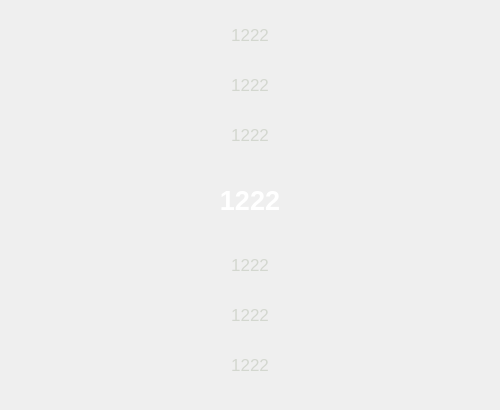
<?xml version="1.0" encoding="UTF-8"?>
<ui version="4.0">
 <class>LyricWidget</class>
 <widget class="QWidget" name="LyricWidget">
  <property name="geometry">
   <rect>
    <x>0</x>
    <y>0</y>
    <width>500</width>
    <height>410</height>
   </rect>
  </property>
  <property name="windowTitle">
   <string>Form</string>
  </property>
  <widget class="QLabel" name="label_3i">
   <property name="geometry">
    <rect>
     <x>0</x>
     <y>20</y>
     <width>500</width>
     <height>30</height>
    </rect>
   </property>
   <property name="font">
    <font>
     <pointsize>13</pointsize>
    </font>
   </property>
   <property name="styleSheet">
    <string notr="true">color:rgb(211, 215, 207)</string>
   </property>
   <property name="text">
    <string>1222</string>
   </property>
   <property name="alignment">
    <set>Qt::AlignCenter</set>
   </property>
  </widget>
  <widget class="QLabel" name="label_2i">
   <property name="geometry">
    <rect>
     <x>0</x>
     <y>70</y>
     <width>500</width>
     <height>30</height>
    </rect>
   </property>
   <property name="font">
    <font>
     <pointsize>13</pointsize>
    </font>
   </property>
   <property name="styleSheet">
    <string notr="true">color:rgb(211, 215, 207)</string>
   </property>
   <property name="text">
    <string>1222</string>
   </property>
   <property name="alignment">
    <set>Qt::AlignCenter</set>
   </property>
  </widget>
  <widget class="QLabel" name="label_i">
   <property name="geometry">
    <rect>
     <x>0</x>
     <y>180</y>
     <width>500</width>
     <height>40</height>
    </rect>
   </property>
   <property name="font">
    <font>
     <pointsize>20</pointsize>
     <weight>75</weight>
     <bold>true</bold>
    </font>
   </property>
   <property name="styleSheet">
    <string notr="true">color: rgb(255, 255, 255);</string>
   </property>
   <property name="text">
    <string>1222</string>
   </property>
   <property name="alignment">
    <set>Qt::AlignCenter</set>
   </property>
  </widget>
  <widget class="QLabel" name="label_i3">
   <property name="geometry">
    <rect>
     <x>0</x>
     <y>350</y>
     <width>500</width>
     <height>30</height>
    </rect>
   </property>
   <property name="font">
    <font>
     <pointsize>13</pointsize>
    </font>
   </property>
   <property name="styleSheet">
    <string notr="true">color:rgb(211, 215, 207)</string>
   </property>
   <property name="text">
    <string>1222</string>
   </property>
   <property name="alignment">
    <set>Qt::AlignCenter</set>
   </property>
  </widget>
  <widget class="QLabel" name="label_i2">
   <property name="geometry">
    <rect>
     <x>0</x>
     <y>300</y>
     <width>500</width>
     <height>30</height>
    </rect>
   </property>
   <property name="font">
    <font>
     <pointsize>13</pointsize>
    </font>
   </property>
   <property name="styleSheet">
    <string notr="true">color:rgb(211, 215, 207)</string>
   </property>
   <property name="text">
    <string>1222</string>
   </property>
   <property name="alignment">
    <set>Qt::AlignCenter</set>
   </property>
  </widget>
  <widget class="QLabel" name="label_i1">
   <property name="geometry">
    <rect>
     <x>0</x>
     <y>250</y>
     <width>500</width>
     <height>30</height>
    </rect>
   </property>
   <property name="font">
    <font>
     <pointsize>13</pointsize>
    </font>
   </property>
   <property name="styleSheet">
    <string notr="true">color:rgb(211, 215, 207)</string>
   </property>
   <property name="text">
    <string>1222</string>
   </property>
   <property name="alignment">
    <set>Qt::AlignCenter</set>
   </property>
  </widget>
  <widget class="QLabel" name="label_1i">
   <property name="geometry">
    <rect>
     <x>0</x>
     <y>120</y>
     <width>500</width>
     <height>30</height>
    </rect>
   </property>
   <property name="font">
    <font>
     <pointsize>13</pointsize>
    </font>
   </property>
   <property name="styleSheet">
    <string notr="true">color:rgb(211, 215, 207)</string>
   </property>
   <property name="text">
    <string>1222</string>
   </property>
   <property name="alignment">
    <set>Qt::AlignCenter</set>
   </property>
  </widget>
 </widget>
 <resources/>
 <connections/>
</ui>
